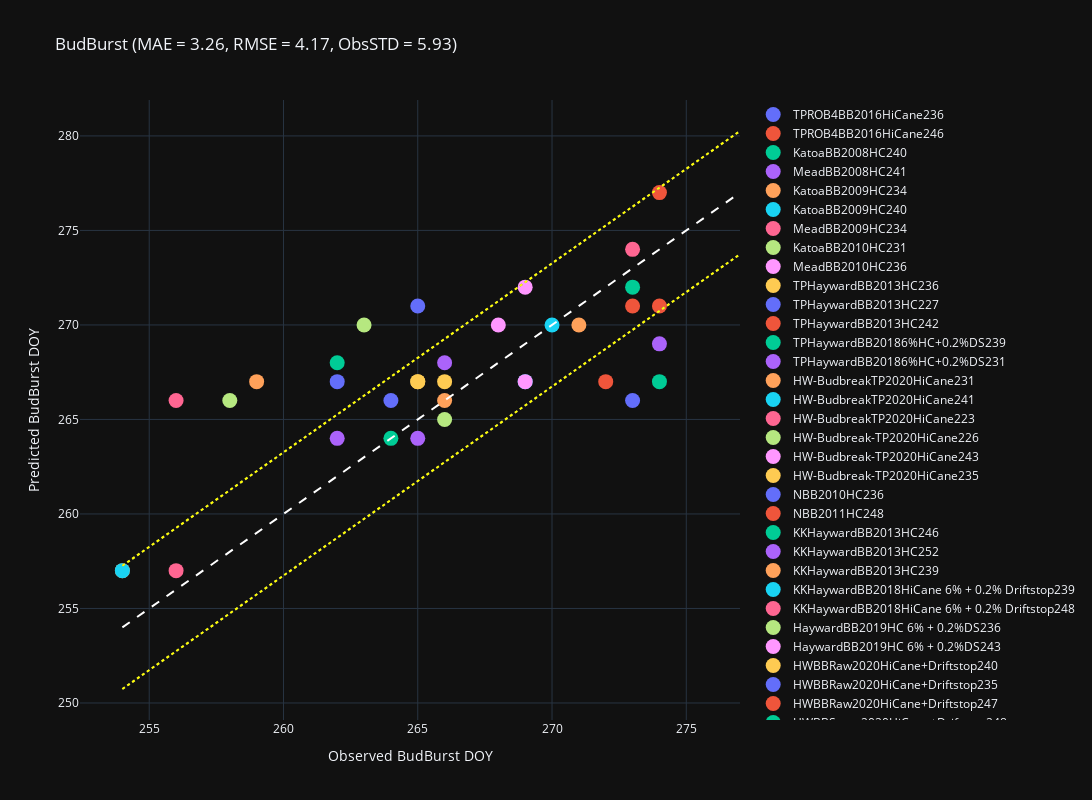

Write notebook code for a chart like this one.
### Code cell
def observ_predict_plot(predicted_budbreak_doy, observed_budbreak_doy, regression_xy=False):
    fig = go.Figure()

    observations = []
    predictions = []
    all_bb_days = []
    for loc in observed_budbreak_doy.keys():
        for year in observed_budbreak_doy[loc].keys():
            for sheet_info in observed_budbreak_doy[loc][year]:
                observed_bb = observed_budbreak_doy[loc][year][sheet_info]
                observations.append(observed_bb)
                predicted_bb = predicted_budbreak_doy[loc][year][sheet_info]
                predictions.append(predicted_bb)

                all_bb_days.append(observed_bb)
                all_bb_days.append(predicted_bb)

                fig.add_trace(go.Scatter(x=[observed_bb], y=[predicted_bb], mode='markers', marker=dict(size=15), name=sheet_info))

    mae = round(utils.mean_absolute_error(observations,predictions),2)
    rmse = round(root_mean_squared_error(observations,predictions),2)


    # Add 1:1 dashed line
    fig.add_trace(go.Scatter(x=[min(all_bb_days), max(all_bb_days)], y=[min(all_bb_days), max(all_bb_days)], mode='lines', line=dict(color="white", dash="dash"), name="1:1 Line")) 

    # Calculate std of observations to compare with MAE
    obs_std = round(np.std(observations),2)
    # ±MAE bands
    upper_line_mae = np.array([min(all_bb_days), max(all_bb_days)]) + np.array(mae)   
    lower_line_mae = np.array([min(all_bb_days), max(all_bb_days)]) - np.array(mae)  
    fig.add_trace(go.Scatter(x=[min(all_bb_days), max(all_bb_days)], y=upper_line_mae, mode='lines', line=dict(color="grey", dash="dot"), name='+MAE'))
    fig.add_trace(go.Scatter(x=[min(all_bb_days), max(all_bb_days)], y=lower_line_mae, mode='lines', line=dict(color="grey", dash="dot"), name='-MAE'))  
    # RMSE bands: If RMSE bands are much wider than MAE bands, it means there are large outliers affecting the model's performance.
    upper_line_rmse = np.array([min(all_bb_days), max(all_bb_days)]) + np.array(mae)   
    lower_line_rmse = np.array([min(all_bb_days), max(all_bb_days)]) - np.array(mae)  
    fig.add_trace(go.Scatter(x=[min(all_bb_days), max(all_bb_days)], y=upper_line_rmse, mode='lines', line=dict(color="yellow", dash="dot"), name='+RMSE'))
    fig.add_trace(go.Scatter(x=[min(all_bb_days), max(all_bb_days)], y=lower_line_rmse, mode='lines', line=dict(color="yellow", dash="dot"), name='-RMSE'))  

    # Plot regression line
    if regression_xy is not False:
        fig.add_trace(go.Scatter(x=regression_xy[0], y=regression_xy[1], mode='lines', line=dict(color="white", dash="solid"), name=f"Regression"))

    # Update layout
    fig.update_layout(
        title= f"BudBurst (MAE = {mae}, RMSE = {rmse}, ObsSTD = {obs_std})",
        xaxis_title="Observed BudBurst DOY",
        yaxis_title="Predicted BudBurst DOY",
        template="plotly_dark", width=1400, height=800)
    fig.show()

observ_predict_plot(predicted_budbreak_doy, observed_budbreak_doy)

### Figure 1 — Plotly figure (JSON) as saved in the notebook; plotly's stock layout.template omitted (floating-point values rounded to 4 significant figures)
{"data": [{"marker": {"size": 15}, "mode": "markers", "name": "TPROB4BB2016HiCane236", "type": "scatter", "x": [265], "y": [271]}, {"marker": {"size": 15}, "mode": "markers", "name": "TPROB4BB2016HiCane246", "type": "scatter", "x": [274], "y": [271]}, {"marker": {"size": 15}, "mode": "markers", "name": "KatoaBB2008HC240", "type": "scatter", "x": [262], "y": [268]}, {"marker": {"size": 15}, "mode": "markers", "name": "MeadBB2008HC241", "type": "scatter", "x": [266], "y": [268]}, {"marker": {"size": 15}, "mode": "markers", "name": "KatoaBB2009HC234", "type": "scatter", "x": [254], "y": [257]}, {"marker": {"size": 15}, "mode": "markers", "name": "KatoaBB2009HC240", "type": "scatter", "x": [254], "y": [257]}, {"marker": {"size": 15}, "mode": "markers", "name": "MeadBB2009HC234", "type": "scatter", "x": [256], "y": [257]}, {"marker": {"size": 15}, "mode": "markers", "name": "KatoaBB2010HC231", "type": "scatter", "x": [263], "y": [270]}, {"marker": {"size": 15}, "mode": "markers", "name": "MeadBB2010HC236", "type": "scatter", "x": [268], "y": [270]}, {"marker": {"size": 15}, "mode": "markers", "name": "TPHaywardBB2013HC236", "type": "scatter", "x": [266], "y": [267]}, {"marker": {"size": 15}, "mode": "markers", "name": "TPHaywardBB2013HC227", "type": "scatter", "x": [262], "y": [267]}, {"marker": {"size": 15}, "mode": "markers", "name": "TPHaywardBB2013HC242", "type": "scatter", "x": [272], "y": [267]}, {"marker": {"size": 15}, "mode": "markers", "name": "TPHaywardBB20186%HC+0.2%DS239", "type": "scatter", "x": [264], "y": [264]}, {"marker": {"size": 15}, "mode": "markers", "name": "TPHaywardBB20186%HC+0.2%DS231", "type": "scatter", "x": [262], "y": [264]}, {"marker": {"size": 15}, "mode": "markers", "name": "HW-BudbreakTP2020HiCane231", "type": "scatter", "x": [259], "y": [267]}, {"marker": {"size": 15}, "mode": "markers", "name": "HW-BudbreakTP2020HiCane241", "type": "scatter", "x": [269], "y": [267]}, {"marker": {"size": 15}, "mode": "markers", "name": "HW-BudbreakTP2020HiCane223", "type": "scatter", "x": [256], "y": [266]}, {"marker": {"size": 15}, "mode": "markers", "name": "HW-Budbreak-TP2020HiCane226", "type": "scatter", "x": [258], "y": [266]}, {"marker": {"size": 15}, "mode": "markers", "name": "HW-Budbreak-TP2020HiCane243", "type": "scatter", "x": [269], "y": [267]}, {"marker": {"size": 15}, "mode": "markers", "name": "HW-Budbreak-TP2020HiCane235", "type": "scatter", "x": [265], "y": [267]}, {"marker": {"size": 15}, "mode": "markers", "name": "NBB2010HC236", "type": "scatter", "x": [273], "y": [266]}, {"marker": {"size": 15}, "mode": "markers", "name": "NBB2011HC248", "type": "scatter", "x": [274], "y": [277]}, {"marker": {"size": 15}, "mode": "markers", "name": "KKHaywardBB2013HC246", "type": "scatter", "x": [274], "y": [267]}, {"marker": {"size": 15}, "mode": "markers", "name": "KKHaywardBB2013HC252", "type": "scatter", "x": [274], "y": [269]}, {"marker": {"size": 15}, "mode": "markers", "name": "KKHaywardBB2013HC239", "type": "scatter", "x": [266], "y": [266]}, {"marker": {"size": 15}, "mode": "markers", "name": "KKHaywardBB2018HiCane 6% + 0.2% Driftstop239", "type": "scatter", "x": [270], "y": [270]}, {"marker": {"size": 15}, "mode": "markers", "name": "KKHaywardBB2018HiCane 6% + 0.2% Driftstop248", "type": "scatter", "x": [273], "y": [274]}, {"marker": {"size": 15}, "mode": "markers", "name": "HaywardBB2019HC 6% + 0.2%DS236", "type": "scatter", "x": [266], "y": [265]}, {"marker": {"size": 15}, "mode": "markers", "name": "HaywardBB2019HC 6% + 0.2%DS243", "type": "scatter", "x": [269], "y": [272]}, {"marker": {"size": 15}, "mode": "markers", "name": "HWBBRaw2020HiCane+Driftstop240", "type": "scatter", "x": [265], "y": [267]}, {"marker": {"size": 15}, "mode": "markers", "name": "HWBBRaw2020HiCane+Driftstop235", "type": "scatter", "x": [264], "y": [266]}, {"marker": {"size": 15}, "mode": "markers", "name": "HWBBRaw2020HiCane+Driftstop247", "type": "scatter", "x": [273], "y": [271]}, {"marker": {"size": 15}, "mode": "markers", "name": "HWBBSpray2020HiCane+Driftstop248", "type": "scatter", "x": [273], "y": [272]}, {"marker": {"size": 15}, "mode": "markers", "name": "HWBBSpray2020HiCane+Driftstop232", "type": "scatter", "x": [265], "y": [264]}, {"marker": {"size": 15}, "mode": "markers", "name": "HWBBSpray2020HiCane+Driftstop243", "type": "scatter", "x": [271], "y": [270]}, {"line": {"color": "white", "dash": "dash"}, "mode": "lines", "name": "1:1 Line", "type": "scatter", "x": [254, 277], "y": [254, 277]}, {"line": {"color": "grey", "dash": "dot"}, "mode": "lines", "name": "+MAE", "type": "scatter", "x": [254, 277], "y": [257.3, 280.3]}, {"line": {"color": "grey", "dash": "dot"}, "mode": "lines", "name": "-MAE", "type": "scatter", "x": [254, 277], "y": [250.7, 273.7]}, {"line": {"color": "yellow", "dash": "dot"}, "mode": "lines", "name": "+RMSE", "type": "scatter", "x": [254, 277], "y": [257.3, 280.3]}, {"line": {"color": "yellow", "dash": "dot"}, "mode": "lines", "name": "-RMSE", "type": "scatter", "x": [254, 277], "y": [250.7, 273.7]}], "layout": {"height": 800, "title": {"text": "BudBurst (MAE = 3.26, RMSE = 4.17, ObsSTD = 5.93)"}, "width": 1400, "xaxis": {"title": {"text": "Observed BudBurst DOY"}}, "yaxis": {"title": {"text": "Predicted BudBurst DOY"}}}}
